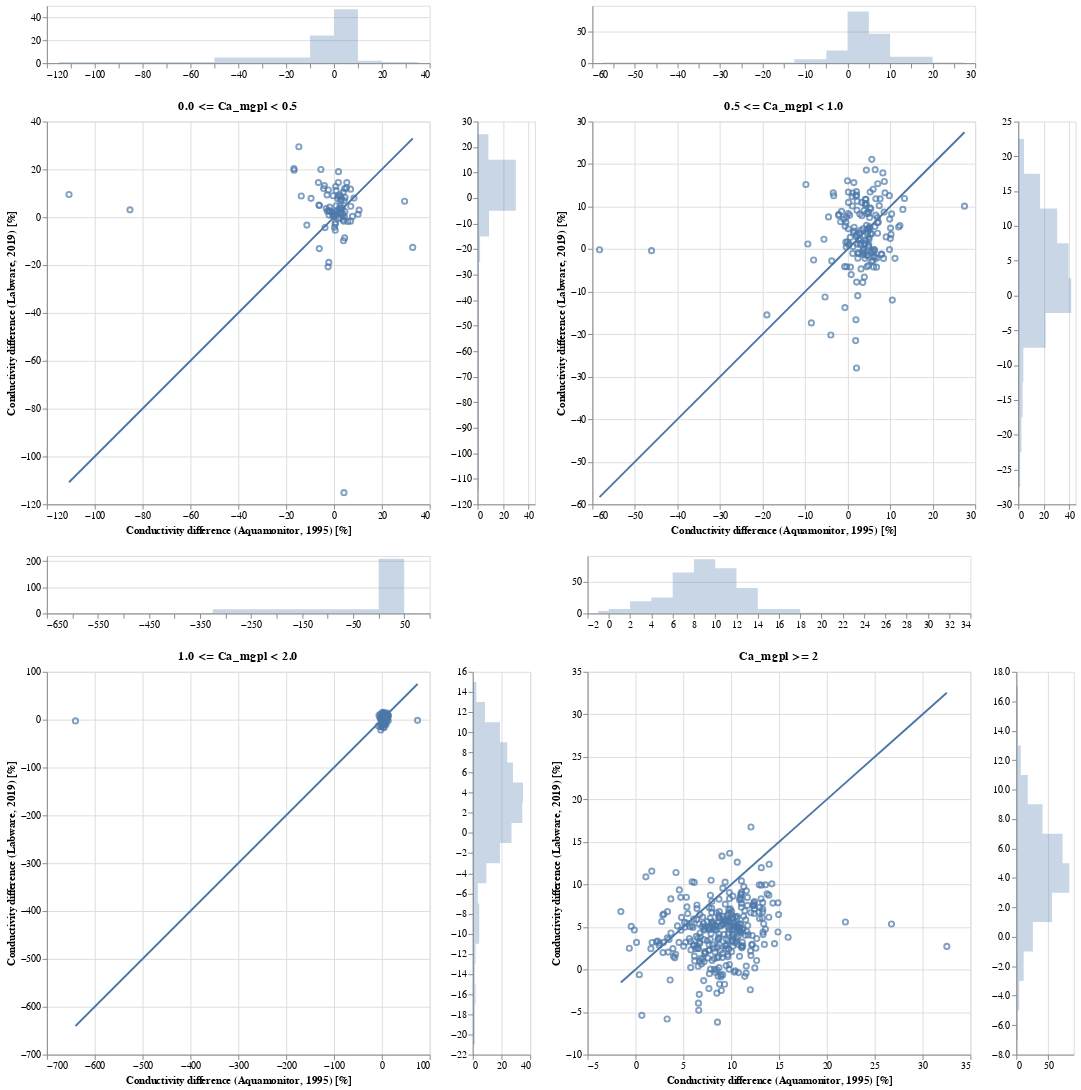

Here is the notebook cell this chart was saved with:
### Markdown cell above
### 3.2. Conductivity difference in percent

### Code cell
chart_dict = {}
for idx, ca_level in enumerate(ca_levels):
    data = res_dict[ca_level]

    base = alt.Chart(data, height=400, width=400)

    x_domain = alt.selection_interval(bind='scales', encodings=['x'])
    y_domain = alt.selection_interval(bind='scales', encodings=['y'])

    area_args = {'opacity': .3, 'interpolate': 'step'}

    points = base.mark_point().encode(
            x=alt.X('kond_diff_pct_am:Q', title='Conductivity difference (Aquamonitor, 1995) [%]'),
            y=alt.Y('kond_diff_pct_lw:Q', title='Conductivity difference (Labware, 2019) [%]'),
            tooltip=['station_id:N', 'station_name:N', 'sample_date:T', 'kond_diff_pct_lw:Q', 'kond_diff_pct_am:Q'],
        ).properties(
            title=ca_level
        ).add_selection(
            x_domain
        ).add_selection(
            y_domain
        )

    # 1:1 line
    line = base.mark_line().encode(
            x=alt.X('kond_diff_pct_am:Q', title=''),
            y=alt.Y('kond_diff_pct_am:Q', title=''),
        )

    top_hist = base.mark_area(**area_args).encode(
            alt.X('kond_diff_pct_am:Q',
                  bin=alt.Bin(maxbins=20),
                  stack=None,
                  title=''
                 ),
            alt.Y('count()', stack=None, title=''),
        ).properties(height=60).add_selection(
            x_domain
        )

    right_hist = base.mark_area(**area_args).encode(
            alt.Y('kond_diff_pct_lw:Q',
                  bin=alt.Bin(maxbins=20),
                  stack=None,
                  title='',
                 ),
            alt.X('count()', stack=None, title=''),
        ).properties(width=60).add_selection(
            y_domain
        )

    chart = top_hist & ((points + line) | right_hist)
    chart_dict[idx] = chart
    
chart = ((chart_dict[0] | chart_dict[1]) &
         (chart_dict[2] | chart_dict[3]))
chart.save('../pages/cond_difference_pct.html')
chart

### Figure 1 — Vega-Lite specification as saved in the notebook (floating-point values rounded to 4 significant figures; data arrays with more than 128 entries replaced by an {"elided": "..."} marker saying what was removed)
{"$schema": "https://vega.github.io/schema/vega-lite/v3.4.0.json", "config": {"mark": {"tooltip": null}, "view": {"height": 300, "width": 400}}, "datasets": {"data-4bc05fdcee3639cc4c42559030fb6b53": [{"ion_diff_pct_am": -33.49, "ion_diff_pct_lw": -2.533, "kond_diff_pct_am": 2.427, "kond_diff_pct_lw": 9.406, "kond_minus_H&SO4_am": 0.3535, "kond_minus_H&SO4_lw": 0.5063, "sample_date": "2019-09-25", "station_id": 26078, "station_name": "HOH 1374"}, {"ion_diff_pct_am": -16.52, "ion_diff_pct_lw": -13.55, "kond_diff_pct_am": 2.892, "kond_diff_pct_lw": 6.944, "kond_minus_H&SO4_am": 0.4776, "kond_minus_H&SO4_lw": 0.445, "sample_date": "2019-10-29", "station_id": 26090, "station_name": "Mjåvatn"}, {"ion_diff_pct_am": -5.291, "ion_diff_pct_lw": -3.47, "kond_diff_pct_am": 3.109, "kond_diff_pct_lw": 7.555, "kond_minus_H&SO4_am": 0.4884, "kond_minus_H&SO4_lw": 0.4417, "sample_date": "2019-10-01", "station_id": 26093, "station_name": "Hemletjørnane"}, {"ion_diff_pct_am": -9.022, "ion_diff_pct_lw": 8.015, "kond_diff_pct_am": 0.8889, "kond_diff_pct_lw": 11.2, "kond_minus_H&SO4_am": 0.3111, "kond_minus_H&SO4_lw": 0.3234, "sample_date": "2019-09-30", "station_id": 26094, "station_name": "HOH 1394"}, {"ion_diff_pct_am": -19.22, "ion_diff_pct_lw": 5.603, "kond_diff_pct_am": -6.079, "kond_diff_pct_lw": 4.907, "kond_minus_H&SO4_am": 0.2875, "kond_minus_H&SO4_lw": 0.3735, "sample_date": "2019-09-30", "station_id": 26098, "station_name": "HOH 1227"}, {"ion_diff_pct_am": 24.49, "ion_diff_pct_lw": 13.12, "kond_diff_pct_am": -13.68, "kond_diff_pct_lw": 8.866, "kond_minus_H&SO4_am": 0.3492, "kond_minus_H&SO4_lw": 0.3084, "sample_date": "2019-09-24", "station_id": 26112, "station_name": "1230 HOH"}, {"ion_diff_pct_am": -7.078, "ion_diff_pct_lw": 1.857, "kond_diff_pct_am": -6.287, "kond_diff_pct_lw": 5.084, "kond_minus_H&SO4_am": 0.6984, "kond_minus_H&SO4_lw": 0.5661, "sample_date": "2019-09-24", "station_id": 26114, "station_name": "HOH 1092"}, {"ion_diff_pct_am": -25.86, "ion_diff_pct_lw": 8.917, "kond_diff_pct_am": -9.588, "kond_diff_pct_lw": 7.897, "kond_minus_H&SO4_am": 0.2265, "kond_minus_H&SO4_lw": 0.5085, "sample_date": "2019-09-24", "station_id": 26115, "station_name": "Rundatjørni"}, {"ion_diff_pct_am": -2.104, "ion_diff_pct_lw": 3.749, "kond_diff_pct_am": 3.822, "kond_diff_pct_lw": 1.474, "kond_minus_H&SO4_am": 1.044, "kond_minus_H&SO4_lw": 1.072, "sample_date": "2019-10-17", "station_id": 26122, "station_name": "Blåfjellvatnet"}, {"ion_diff_pct_am": -11.42, "ion_diff_pct_lw": -10.69, "kond_diff_pct_am": -0.3844, "kond_diff_pct_lw": 8.986, "kond_minus_H&SO4_am": 0.2577, "kond_minus_H&SO4_lw": 0.509, "sample_date": "2019-10-02", "station_id": 26126, "station_name": "Steinbotsvatna"}, {"ion_diff_pct_am": -8.195, "ion_diff_pct_lw": 18.51, "kond_diff_pct_am": 2.548, "kond_diff_pct_lw": 2.09, "kond_minus_H&SO4_am": 0.5414, "kond_minus_H&SO4_lw": 0.5702, "sample_date": "2019-09-25", "station_id": 26131, "station_name": "HOH 1078"}, {"ion_diff_pct_am": -13.38, "ion_diff_pct_lw": -0.2632, "kond_diff_pct_am": -3.764, "kond_diff_pct_lw": -4.312, "kond_minus_H&SO4_am": 1.283, "kond_minus_H&SO4_lw": 2.014, "sample_date": "2019-10-09", "station_id": 26135, "station_name": "Hyttvatnet"}, {"ion_diff_pct_am": -31.46, "ion_diff_pct_lw": -24.21, "kond_diff_pct_am": -16.74, "kond_diff_pct_lw": 20.31, "kond_minus_H&SO4_am": 0.2941, "kond_minus_H&SO4_lw": 0.2638, "sample_date": "2019-09-20", "station_id": 26141, "station_name": "HOH 510"}, {"ion_diff_pct_am": -55.2, "ion_diff_pct_lw": -0.4539, "kond_diff_pct_am": -14.69, "kond_diff_pct_lw": 29.45, "kond_minus_H&SO4_am": 0.3359, "kond_minus_H&SO4_lw": 0.2411, "sample_date": "2019-09-20", "station_id": 26142, "station_name": "HOH 407"}, {"ion_diff_pct_am": -35.32, "ion_diff_pct_lw": -9.058, "kond_diff_pct_am": -4.35, "kond_diff_pct_lw": 12.01, "kond_minus_H&SO4_am": 0.4084, "kond_minus_H&SO4_lw": 0.4792, "sample_date": "2019-09-20", "station_id": 26143, "station_name": "HOH 414"}, {"ion_diff_pct_am": -31.83, "ion_diff_pct_lw": -22.24, "kond_diff_pct_am": -2.082, "kond_diff_pct_lw": 0.9032, "kond_minus_H&SO4_am": 0.699, "kond_minus_H&SO4_lw": 0.7906, "sample_date": "2019-09-20", "station_id": 26144, "station_name": "Guolehisjavri"}, {"ion_diff_pct_am": -9.495, "ion_diff_pct_lw": 17.25, "kond_diff_pct_am": 3.442, "kond_diff_pct_lw": 0.6641, "kond_minus_H&SO4_am": 0.947, "kond_minus_H&SO4_lw": 0.9522, "sample_date": "2019-09-22", "station_id": 26145, "station_name": "HOH 515"}, {"ion_diff_pct_am": -34.24, "ion_diff_pct_lw": -45.2, "kond_diff_pct_am": -16.68, "kond_diff_pct_lw": 19.65, "kond_minus_H&SO4_am": 0.1625, "kond_minus_H&SO4_lw": 0.1536, "sample_date": "2019-09-25", "station_id": 26244, "station_name": "HOH 1506"}, {"ion_diff_pct_am": -30.27, "ion_diff_pct_lw": -8.882, "kond_diff_pct_am": -4.001, "kond_diff_pct_lw": 13.21, "kond_minus_H&SO4_am": 0.2202, "kond_minus_H&SO4_lw": 0.2584, "sample_date": "2019-09-25", "station_id": 26275, "station_name": "HOH 1198"}, {"ion_diff_pct_am": -22.61, "ion_diff_pct_lw": -17.69, "kond_diff_pct_am": 3.548, "kond_diff_pct_lw": 3.96, "kond_minus_H&SO4_am": 0.4375, "kond_minus_H&SO4_lw": 0.445, "sample_date": "2019-10-01", "station_id": 26285, "station_name": "Nedre Årdalsvatnet"}, {"ion_diff_pct_am": -32.23, "ion_diff_pct_lw": 6.603, "kond_diff_pct_am": 1.881, "kond_diff_pct_lw": 19.04, "kond_minus_H&SO4_am": 0.3236, "kond_minus_H&SO4_lw": 0.2776, "sample_date": "2019-10-01", "station_id": 26311, "station_name": "HOH 1760"}, {"ion_diff_pct_am": -14.48, "ion_diff_pct_lw": -13.6, "kond_diff_pct_am": 2.612, "kond_diff_pct_lw": 8.547, "kond_minus_H&SO4_am": 0.4073, "kond_minus_H&SO4_lw": 0.4266, "sample_date": "2019-10-29", "station_id": 26389, "station_name": "Bjørntjørn"}, {"ion_diff_pct_am": -18.77, "ion_diff_pct_lw": -17.74, "kond_diff_pct_am": 3.883, "kond_diff_pct_lw": 10.5, "kond_minus_H&SO4_am": 0.3534, "kond_minus_H&SO4_lw": 0.3445, "sample_date": "2019-09-30", "station_id": 26409, "station_name": "Såtetjørn"}, {"ion_diff_pct_am": 0.903, "ion_diff_pct_lw": -6.709, "kond_diff_pct_am": 6.917, "kond_diff_pct_lw": -1.625, "kond_minus_H&SO4_am": 0.743, "kond_minus_H&SO4_lw": 0.6489, "sample_date": "2019-10-29", "station_id": 26449, "station_name": "Urdevotni"}, {"ion_diff_pct_am": -7.833, "ion_diff_pct_lw": 2.019, "kond_diff_pct_am": -2.755, "kond_diff_pct_lw": 2.55, "kond_minus_H&SO4_am": 0.2875, "kond_minus_H&SO4_lw": 0.6185, "sample_date": "2019-09-30", "station_id": 26460, "station_name": "HOH 1040"}, {"ion_diff_pct_am": -3.12, "ion_diff_pct_lw": 0.5775, "kond_diff_pct_am": 5.222, "kond_diff_pct_lw": 12.26, "kond_minus_H&SO4_am": 0.2997, "kond_minus_H&SO4_lw": 0.3151, "sample_date": "2019-09-30", "station_id": 26463, "station_name": "HOH 1238"}, {"ion_diff_pct_am": -8.913, "ion_diff_pct_lw": 4.374, "kond_diff_pct_am": 2.71, "kond_diff_pct_lw": -0.1578, "kond_minus_H&SO4_am": 3.119, "kond_minus_H&SO4_lw": 2.069, "sample_date": "2019-10-30", "station_id": 26527, "station_name": "Øygardstjørna"}, {"ion_diff_pct_am": -7.014, "ion_diff_pct_lw": 3.696, "kond_diff_pct_am": 4.267, "kond_diff_pct_lw": 6.935, "kond_minus_H&SO4_am": 0.5611, "kond_minus_H&SO4_lw": 0.8539, "sample_date": "2019-10-18", "station_id": 26552, "station_name": "Kleggadalsvatn"}, {"ion_diff_pct_am": 4.045, "ion_diff_pct_lw": 6.276, "kond_diff_pct_am": 0.4436, "kond_diff_pct_lw": 1.487, "kond_minus_H&SO4_am": 0.4026, "kond_minus_H&SO4_lw": 0.6327, "sample_date": "2019-09-24", "station_id": 26554, "station_name": "HOH 1061"}, {"ion_diff_pct_am": -0.8696, "ion_diff_pct_lw": 2.341, "kond_diff_pct_am": 3.094, "kond_diff_pct_lw": 1.869, "kond_minus_H&SO4_am": 1.613, "kond_minus_H&SO4_lw": 1.762, "sample_date": "2019-10-18", "station_id": 26559, "station_name": "Rundatjørna"}, {"ion_diff_pct_am": -14.6, "ion_diff_pct_lw": 0.6353, "kond_diff_pct_am": 0.6921, "kond_diff_pct_lw": 12.86, "kond_minus_H&SO4_am": 0.3528, "kond_minus_H&SO4_lw": 0.4708, "sample_date": "2019-09-24", "station_id": 26571, "station_name": "HOH 1250"}, {"ion_diff_pct_am": 0.2114, "ion_diff_pct_lw": 10.02, "kond_diff_pct_am": 1.576, "kond_diff_pct_lw": 7.767, "kond_minus_H&SO4_am": 0.6167, "kond_minus_H&SO4_lw": 0.5379, "sample_date": "2019-09-24", "station_id": 26572, "station_name": "Leirdålsvatna"}, {"ion_diff_pct_am": -0.5945, "ion_diff_pct_lw": -2.818, "kond_diff_pct_am": -2.899, "kond_diff_pct_lw": 9.334, "kond_minus_H&SO4_am": 0.864, "kond_minus_H&SO4_lw": 0.7973, "sample_date": "2019-10-14", "station_id": 26576, "station_name": "Løyndardalsvatnet"}, {"ion_diff_pct_am": 2.069, "ion_diff_pct_lw": -1.017, "kond_diff_pct_am": -1.82, "kond_diff_pct_lw": 2.538, "kond_minus_H&SO4_am": 1.164, "kond_minus_H&SO4_lw": 1.231, "sample_date": "2019-10-18", "station_id": 26602, "station_name": "Mannsvatnet"}, {"ion_diff_pct_am": -1.926, "ion_diff_pct_lw": -6.902, "kond_diff_pct_am": -6.505, "kond_diff_pct_lw": 14.5, "kond_minus_H&SO4_am": 0.2646, "kond_minus_H&SO4_lw": 0.2825, "sample_date": "2019-10-14", "station_id": 26606, "station_name": "HOH 1367"}, {"ion_diff_pct_am": -14.18, "ion_diff_pct_lw": -6.959, "kond_diff_pct_am": 2.256, "kond_diff_pct_lw": 3.405, "kond_minus_H&SO4_am": 0.2108, "kond_minus_H&SO4_lw": 0.5462, "sample_date": "2019-10-03", "station_id": 26608, "station_name": "Litlavatn"}, {"ion_diff_pct_am": -9.203, "ion_diff_pct_lw": 6.194, "kond_diff_pct_am": 6.9, "kond_diff_pct_lw": 11.73, "kond_minus_H&SO4_am": 0.5373, "kond_minus_H&SO4_lw": 0.4142, "sample_date": "2019-09-24", "station_id": 26611, "station_name": "Kaldevatn"}, {"ion_diff_pct_am": -34.36, "ion_diff_pct_lw": 2.526, "kond_diff_pct_am": 1.824, "kond_diff_pct_lw": 14.51, "kond_minus_H&SO4_am": 0.3225, "kond_minus_H&SO4_lw": 0.3445, "sample_date": "2019-09-26", "station_id": 26626, "station_name": "Kvannjolvatnet"}, {"ion_diff_pct_am": -22.63, "ion_diff_pct_lw": 8.794, "kond_diff_pct_am": 5.358, "kond_diff_pct_lw": 14.47, "kond_minus_H&SO4_am": 0.3047, "kond_minus_H&SO4_lw": 0.4908, "sample_date": "2019-09-24", "station_id": 26629, "station_name": "HOH 1241"}, {"ion_diff_pct_am": -8.777, "ion_diff_pct_lw": 10.61, "kond_diff_pct_am": 4.642, "kond_diff_pct_lw": 8.198, "kond_minus_H&SO4_am": 0.4994, "kond_minus_H&SO4_lw": 0.5716, "sample_date": "2019-10-17", "station_id": 26641, "station_name": "Nedre Sørdalsvatnet"}, {"ion_diff_pct_am": 7.2, "ion_diff_pct_lw": 0.6696, "kond_diff_pct_am": 4.585, "kond_diff_pct_lw": 2.327, "kond_minus_H&SO4_am": 0.7097, "kond_minus_H&SO4_lw": 0.7397, "sample_date": "2019-10-17", "station_id": 26647, "station_name": "HOH 800"}, {"ion_diff_pct_am": -18.33, "ion_diff_pct_lw": -3.155, "kond_diff_pct_am": 4.458, "kond_diff_pct_lw": -8.655, "kond_minus_H&SO4_am": 0.6169, "kond_minus_H&SO4_lw": 1.457, "sample_date": "2019-10-16", "station_id": 26658, "station_name": "Tirskardvatnet"}, {"ion_diff_pct_am": -22.29, "ion_diff_pct_lw": 2.227, "kond_diff_pct_am": 0.5525, "kond_diff_pct_lw": -2.921, "kond_minus_H&SO4_am": 0.7725, "kond_minus_H&SO4_lw": 1.289, "sample_date": "2019-10-17", "station_id": 26659, "station_name": "Dyttingane"}, {"ion_diff_pct_am": -9.384, "ion_diff_pct_lw": 0.4533, "kond_diff_pct_am": -0.2058, "kond_diff_pct_lw": 0.3599, "kond_minus_H&SO4_am": 0.8668, "kond_minus_H&SO4_lw": 1.012, "sample_date": "2019-10-17", "station_id": 26660, "station_name": "HOH 729"}, {"ion_diff_pct_am": -27.29, "ion_diff_pct_lw": 1.5, "kond_diff_pct_am": 4.445, "kond_diff_pct_lw": 11.93, "kond_minus_H&SO4_am": 0.2792, "kond_minus_H&SO4_lw": 0.4136, "sample_date": "2019-09-26", "station_id": 26661, "station_name": "HOH 1171"}, {"ion_diff_pct_am": -41.62, "ion_diff_pct_lw": -5.779, "kond_diff_pct_am": -5.479, "kond_diff_pct_lw": 19.95, "kond_minus_H&SO4_am": 0.168, "kond_minus_H&SO4_lw": 0.2634, "sample_date": "2019-09-26", "station_id": 26683, "station_name": "HOH 1475"}, {"ion_diff_pct_am": -20.55, "ion_diff_pct_lw": -42.47, "kond_diff_pct_am": 29.52, "kond_diff_pct_lw": 6.689, "kond_minus_H&SO4_am": 0.4259, "kond_minus_H&SO4_lw": 0.7154, "sample_date": "2019-10-02", "station_id": 26692, "station_name": "Jakobsvatnet"}, {"ion_diff_pct_am": -6.702, "ion_diff_pct_lw": -8.975, "kond_diff_pct_am": 32.9, "kond_diff_pct_lw": -12.61, "kond_minus_H&SO4_am": 0.5341, "kond_minus_H&SO4_lw": 1.247, "sample_date": "2019-10-16", "station_id": 26693, "station_name": "HOH 520"}, {"ion_diff_pct_am": -29.66, "ion_diff_pct_lw": -9.522, "kond_diff_pct_am": -85.27, "kond_diff_pct_lw": 3.092, "kond_minus_H&SO4_am": 1.218, "kond_minus_H&SO4_lw": 0.6289, "sample_date": "2019-10-16", "station_id": 26694, "station_name": "Gjesdalsvatnet"}, {"ion_diff_pct_am": 26.44, "ion_diff_pct_lw": -0.7057, "kond_diff_pct_am": -110.8, "kond_diff_pct_lw": 9.491, "kond_minus_H&SO4_am": 0.608, "kond_minus_H&SO4_lw": 0.34, "sample_date": "2019-09-26", "station_id": 26695, "station_name": "HOH 1308"}, {"ion_diff_pct_am": -16.86, "ion_diff_pct_lw": 3.348, "kond_diff_pct_am": 0.2688, "kond_diff_pct_lw": 0.4793, "kond_minus_H&SO4_am": 0.4373, "kond_minus_H&SO4_lw": 0.7066, "sample_date": "2019-10-02", "station_id": 26699, "station_name": "Nordvatnet"}, {"ion_diff_pct_am": -12.12, "ion_diff_pct_lw": -3.282, "kond_diff_pct_am": 2.687, "kond_diff_pct_lw": 3.466, "kond_minus_H&SO4_am": 0.4603, "kond_minus_H&SO4_lw": 0.5367, "sample_date": "2019-10-02", "station_id": 26700, "station_name": "Nes-Isvatnet"}, {"ion_diff_pct_am": -2.641, "ion_diff_pct_lw": -5.764, "kond_diff_pct_am": 1.044, "kond_diff_pct_lw": 2.703, "kond_minus_H&SO4_am": 0.6108, "kond_minus_H&SO4_lw": 0.5353, "sample_date": "2019-10-02", "station_id": 26701, "station_name": "Gjerlands-Isvatnet"}, {"ion_diff_pct_am": -2.862, "ion_diff_pct_lw": 1.571, "kond_diff_pct_am": 4.437, "kond_diff_pct_lw": -0.008773, "kond_minus_H&SO4_am": 1.066, "kond_minus_H&SO4_lw": 1.047, "sample_date": "2019-10-16", "station_id": 26703, "station_name": "Trodalsvatnet"}, {"ion_diff_pct_am": -22.28, "ion_diff_pct_lw": -0.7588, "kond_diff_pct_am": 10.06, "kond_diff_pct_lw": 1.255, "kond_minus_H&SO4_am": 0.4302, "kond_minus_H&SO4_lw": 0.5943, "sample_date": "2019-10-02", "station_id": 26709, "station_name": "Vardevatnet"}, {"ion_diff_pct_am": -3.817, "ion_diff_pct_lw": 2.73, "kond_diff_pct_am": -2.202, "kond_diff_pct_lw": 2.814, "kond_minus_H&SO4_am": 1.93, "kond_minus_H&SO4_lw": 1.866, "sample_date": "2019-10-16", "station_id": 26716, "station_name": "Myrkevatnet"}, {"ion_diff_pct_am": -17.55, "ion_diff_pct_lw": -5.049, "kond_diff_pct_am": -2.354, "kond_diff_pct_lw": 11.4, "kond_minus_H&SO4_am": 0.2933, "kond_minus_H&SO4_lw": 0.4938, "sample_date": "2019-09-25", "station_id": 26762, "station_name": "HOH 1057"}, {"ion_diff_pct_am": -34.34, "ion_diff_pct_lw": -18.72, "kond_diff_pct_am": -1.825, "kond_diff_pct_lw": 4.214, "kond_minus_H&SO4_am": 0.5934, "kond_minus_H&SO4_lw": 0.4774, "sample_date": "2019-10-15", "station_id": 26769, "station_name": "HOH 808"}, {"ion_diff_pct_am": -33.85, "ion_diff_pct_lw": -25.8, "kond_diff_pct_am": -0.9133, "kond_diff_pct_lw": 2.193, "kond_minus_H&SO4_am": 0.4723, "kond_minus_H&SO4_lw": 0.5679, "sample_date": "2019-10-15", "station_id": 26775, "station_name": "Styggsjøane"}, {"ion_diff_pct_am": -6.209, "ion_diff_pct_lw": -9.305, "kond_diff_pct_am": 0.5342, "kond_diff_pct_lw": -5.441, "kond_minus_H&SO4_am": 2.071, "kond_minus_H&SO4_lw": 2.459, "sample_date": "2019-09-26", "station_id": 26787, "station_name": "Gravvatnet"}, {"ion_diff_pct_am": -13.49, "ion_diff_pct_lw": -8.431, "kond_diff_pct_am": -2.475, "kond_diff_pct_lw": -20.73, "kond_minus_H&SO4_am": 0.8647, "kond_minus_H&SO4_lw": 1.47, "sample_date": "2019-10-08", "station_id": 26824, "station_name": "Liatjørnin"}, {"ion_diff_pct_am": -9.081, "ion_diff_pct_lw": -6.087, "kond_diff_pct_am": 0.2277, "kond_diff_pct_lw": -4.189, "kond_minus_H&SO4_am": 1.641, "kond_minus_H&SO4_lw": 1.657, "sample_date": "2019-09-26", "station_id": 26831, "station_name": "Sætertjørna"}, {"ion_diff_pct_am": -2.643, "ion_diff_pct_lw": -19.93, "kond_diff_pct_am": 3.972, "kond_diff_pct_lw": -9.832, "kond_minus_H&SO4_am": 1.875, "kond_minus_H&SO4_lw": 2.966, "sample_date": "2019-09-26", "station_id": 26833, "station_name": "Småholmvatnet"}, {"ion_diff_pct_am": -4.882, "ion_diff_pct_lw": 1.079, "kond_diff_pct_am": -0.1358, "kond_diff_pct_lw": 2.159, "kond_minus_H&SO4_am": 1.721, "kond_minus_H&SO4_lw": 1.55, "sample_date": "2019-09-26", "station_id": 26842, "station_name": "Helknavatnet"}, {"ion_diff_pct_am": -13.27, "ion_diff_pct_lw": 5.322, "kond_diff_pct_am": 2.462, "kond_diff_pct_lw": 4.606, "kond_minus_H&SO4_am": 0.9222, "kond_minus_H&SO4_lw": 1.077, "sample_date": "2019-09-26", "station_id": 26846, "station_name": "HOH 444"}, {"ion_diff_pct_am": 13.96, "ion_diff_pct_lw": 1.437, "kond_diff_pct_am": 8.348, "kond_diff_pct_lw": 8.015, "kond_minus_H&SO4_am": 0.6704, "kond_minus_H&SO4_lw": 0.5112, "sample_date": "2019-09-26", "station_id": 26859, "station_name": "HOH 662"}, {"ion_diff_pct_am": -12.85, "ion_diff_pct_lw": -1.409, "kond_diff_pct_am": -0.5855, "kond_diff_pct_lw": 1.075, "kond_minus_H&SO4_am": 1.584, "kond_minus_H&SO4_lw": 1.874, "sample_date": "2019-09-25", "station_id": 26873, "station_name": "HOH 281"}, {"ion_diff_pct_am": -41.94, "ion_diff_pct_lw": -19.17, "kond_diff_pct_am": -11.34, "kond_diff_pct_lw": -3.283, "kond_minus_H&SO4_am": 0.7289, "kond_minus_H&SO4_lw": 0.7819, "sample_date": "2019-09-20", "station_id": 26922, "station_name": "HOH 370"}, {"ion_diff_pct_am": -5.331, "ion_diff_pct_lw": 18.42, "kond_diff_pct_am": 3.935, "kond_diff_pct_lw": -1.084, "kond_minus_H&SO4_am": 1.597, "kond_minus_H&SO4_lw": 1.251, "sample_date": "2019-09-22", "station_id": 26956, "station_name": "HOH 370"}, {"ion_diff_pct_am": -1.952, "ion_diff_pct_lw": 8.4, "kond_diff_pct_am": 5.791, "kond_diff_pct_lw": -1.776, "kond_minus_H&SO4_am": 2.431, "kond_minus_H&SO4_lw": 2.265, "sample_date": "2019-09-22", "station_id": 26957, "station_name": "HOH 340"}, {"ion_diff_pct_am": -13.39, "ion_diff_pct_lw": -11.35, "kond_diff_pct_am": -6.147, "kond_diff_pct_lw": -13.1, "kond_minus_H&SO4_am": 0.7298, "kond_minus_H&SO4_lw": 0.717, "sample_date": "2019-09-20", "station_id": 26972, "station_name": "Hannoailaddut Nord"}, {"ion_diff_pct_am": -1.529, "ion_diff_pct_lw": 2.879, "kond_diff_pct_am": 7.719, "kond_diff_pct_lw": 0.3451, "kond_minus_H&SO4_am": 3.047, "kond_minus_H&SO4_lw": 1.44, "sample_date": "2019-09-22", "station_id": 26983, "station_name": "HOH 417"}, {"ion_diff_pct_am": -4.492, "ion_diff_pct_lw": -14.51, "kond_diff_pct_am": -2.17, "kond_diff_pct_lw": -18.89, "kond_minus_H&SO4_am": 2.084, "kond_minus_H&SO4_lw": 1.605, "sample_date": "2019-10-29", "station_id": 27016, "station_name": "Færetjørn"}, {"ion_diff_pct_am": -7.717, "ion_diff_pct_lw": 4.024, "kond_diff_pct_am": 1.78, "kond_diff_pct_lw": 8.769, "kond_minus_H&SO4_am": 0.754, "kond_minus_H&SO4_lw": 0.5854, "sample_date": "2019-09-24", "station_id": 27023, "station_name": "Rennebergstjørni"}, {"ion_diff_pct_am": -3.829, "ion_diff_pct_lw": -13.82, "kond_diff_pct_am": 4.077, "kond_diff_pct_lw": -1.646, "kond_minus_H&SO4_am": 0.5676, "kond_minus_H&SO4_lw": 0.4592, "sample_date": "2019-10-29", "station_id": 27043, "station_name": "Ljomsvatnet"}, {"ion_diff_pct_am": -7.164, "ion_diff_pct_lw": -56.38, "kond_diff_pct_am": 4.171, "kond_diff_pct_lw": -115.1, "kond_minus_H&SO4_am": 3.707, "kond_minus_H&SO4_lw": 4.047, "sample_date": "2019-10-30", "station_id": 27048, "station_name": "Røyslandsvatnet"}, {"ion_diff_pct_am": -14.83, "ion_diff_pct_lw": 1.067, "kond_diff_pct_am": 10.48, "kond_diff_pct_lw": 2.985, "kond_minus_H&SO4_am": 0.9987, "kond_minus_H&SO4_lw": 0.7017, "sample_date": "2019-10-18", "station_id": 27050, "station_name": "HOH 967"}, {"ion_diff_pct_am": -25.54, "ion_diff_pct_lw": 9.868, "kond_diff_pct_am": -3.232, "kond_diff_pct_lw": 3.617, "kond_minus_H&SO4_am": 0.3, "kond_minus_H&SO4_lw": 0.9551, "sample_date": "2019-10-17", "station_id": 27055, "station_name": "Tjørnadalsvatnet"}, {"ion_diff_pct_am": -12.97, "ion_diff_pct_lw": 5.25, "kond_diff_pct_am": 0.9199, "kond_diff_pct_lw": 4.795, "kond_minus_H&SO4_am": 0.6206, "kond_minus_H&SO4_lw": 0.7419, "sample_date": "2019-10-17", "station_id": 27056, "station_name": "Harekupvatnet"}, {"ion_diff_pct_am": -20.92, "ion_diff_pct_lw": -5.83, "kond_diff_pct_am": 1.963, "kond_diff_pct_lw": -0.581, "kond_minus_H&SO4_am": 0.3986, "kond_minus_H&SO4_lw": 1.237, "sample_date": "2019-10-17", "station_id": 27057, "station_name": "HOH 761"}, {"ion_diff_pct_am": -20.05, "ion_diff_pct_lw": -12.83, "kond_diff_pct_am": 0.5562, "kond_diff_pct_lw": -2.256, "kond_minus_H&SO4_am": 0.7135, "kond_minus_H&SO4_lw": 0.9575, "sample_date": "2019-11-25", "station_id": 27061, "station_name": "HOH 619"}, {"ion_diff_pct_am": -22.55, "ion_diff_pct_lw": -8.817, "kond_diff_pct_am": 6.996, "kond_diff_pct_lw": 4.591, "kond_minus_H&SO4_am": 0.3999, "kond_minus_H&SO4_lw": 0.5162, "sample_date": "2019-10-15", "station_id": 27076, "station_name": "Midtre Muggsjøen"}], "data-6a379072ac93c7b8c16c67fdb798865d": {"elided": "325 records"}, "data-75912cc6ea8e023a4ab3add7ab9befd5": {"elided": "228 records"}, "data-fa025138bf90be1280cd6e0f6e348a7d": {"elided": "167 records"}}, "vconcat": [{"hconcat": [{"data": {"name": "data-4bc05fdcee3639cc4c42559030fb6b53"}, "vconcat": [{"encoding": {"x": {"bin": {"maxbins": 20}, "field": "kond_diff_pct_am", "stack": null, "title": "", "type": "quantitative"}, "y": {"aggregate": "count", "stack": null, "title": "", "type": "quantitative"}}, "height": 60, "mark": {"interpolate": "step", "opacity": 0.3, "type": "area"}, "selection": {"selector009": {"bind": "scales", "encodings": ["x"], "type": "interval"}}, "width": 400}, {"hconcat": [{"layer": [{"encoding": {"tooltip": [{"field": "station_id", "type": "nominal"}, {"field": "station_name", "type": "nominal"}, {"field": "sample_date", "type": "temporal"}, {"field": "kond_diff_pct_lw", "type": "quantitative"}, {"field": "kond_diff_pct_am", "type": "quantitative"}], "x": {"field": "kond_diff_pct_am", "title": "Conductivity difference (Aquamonitor, 1995) [%]", "type": "quantitative"}, "y": {"field": "kond_diff_pct_lw", "title": "Conductivity difference (Labware, 2019) [%]", "type": "quantitative"}}, "height": 400, "mark": "point", "selection": {"selector009": {"bind": "scales", "encodings": ["x"], "type": "interval"}, "selector010": {"bind": "scales", "encodings": ["y"], "type": "interval"}}, "title": "0.0 <= Ca_mgpl < 0.5", "width": 400}, {"encoding": {"x": {"field": "kond_diff_pct_am", "title": "", "type": "quantitative"}, "y": {"field": "kond_diff_pct_am", "title": "", "type": "quantitative"}}, "height": 400, "mark": "line", "width": 400}]}, {"encoding": {"x": {"aggregate": "count", "stack": null, "title": "", "type": "quantitative"}, "y": {"bin": {"maxbins": 20}, "field": "kond_diff_pct_lw", "stack": null, "title": "", "type": "quantitative"}}, "height": 400, "mark": {"interpolate": "step", "opacity": 0.3, "type": "area"}, "selection": {"selector010": {"bind": "scales", "encodings": ["y"], "type": "interval"}}, "width": 60}]}]}, {"data": {"name": "data-fa025138bf90be1280cd6e0f6e348a7d"}, "vconcat": [{"encoding": {"x": {"bin": {"maxbins": 20}, "field": "kond_diff_pct_am", "stack": null, "title": "", "type": "quantitative"}, "y": {"aggregate": "count", "stack": null, "title": "", "type": "quantitative"}}, "height": 60, "mark": {"interpolate": "step", "opacity": 0.3, "type": "area"}, "selection": {"selector011": {"bind": "scales", "encodings": ["x"], "type": "interval"}}, "width": 400}, {"hconcat": [{"layer": [{"encoding": {"tooltip": [{"field": "station_id", "type": "nominal"}, {"field": "station_name", "type": "nominal"}, {"field": "sample_date", "type": "temporal"}, {"field": "kond_diff_pct_lw", "type": "quantitative"}, {"field": "kond_diff_pct_am", "type": "quantitative"}], "x": {"field": "kond_diff_pct_am", "title": "Conductivity difference (Aquamonitor, 1995) [%]", "type": "quantitative"}, "y": {"field": "kond_diff_pct_lw", "title": "Conductivity difference (Labware, 2019) [%]", "type": "quantitative"}}, "height": 400, "mark": "point", "selection": {"selector011": {"bind": "scales", "encodings": ["x"], "type": "interval"}, "selector012": {"bind": "scales", "encodings": ["y"], "type": "interval"}}, "title": "0.5 <= Ca_mgpl < 1.0", "width": 400}, {"encoding": {"x": {"field": "kond_diff_pct_am", "title": "", "type": "quantitative"}, "y": {"field": "kond_diff_pct_am", "title": "", "type": "quantitative"}}, "height": 400, "mark": "line", "width": 400}]}, {"encoding": {"x": {"aggregate": "count", "stack": null, "title": "", "type": "quantitative"}, "y": {"bin": {"maxbins": 20}, "field": "kond_diff_pct_lw", "stack": null, "title": "", "type": "quantitative"}}, "height": 400, "mark": {"interpolate": "step", "opacity": 0.3, "type": "area"}, "selection": {"selector012": {"bind": "scales", "encodings": ["y"], "type": "interval"}}, "width": 60}]}]}]}, {"hconcat": [{"data": {"name": "data-75912cc6ea8e023a4ab3add7ab9befd5"}, "vconcat": [{"encoding": {"x": {"bin": {"maxbins": 20}, "field": "kond_diff_pct_am", "stack": null, "title": "", "type": "quantitative"}, "y": {"aggregate": "count", "stack": null, "title": "", "type": "quantitative"}}, "height": 60, "mark": {"interpolate": "step", "opacity": 0.3, "type": "area"}, "selection": {"selector013": {"bind": "scales", "encodings": ["x"], "type": "interval"}}, "width": 400}, {"hconcat": [{"layer": [{"encoding": {"tooltip": [{"field": "station_id", "type": "nominal"}, {"field": "station_name", "type": "nominal"}, {"field": "sample_date", "type": "temporal"}, {"field": "kond_diff_pct_lw", "type": "quantitative"}, {"field": "kond_diff_pct_am", "type": "quantitative"}], "x": {"field": "kond_diff_pct_am", "title": "Conductivity difference (Aquamonitor, 1995) [%]", "type": "quantitative"}, "y": {"field": "kond_diff_pct_lw", "title": "Conductivity difference (Labware, 2019) [%]", "type": "quantitative"}}, "height": 400, "mark": "point", "selection": {"selector013": {"bind": "scales", "encodings": ["x"], "type": "interval"}, "selector014": {"bind": "scales", "encodings": ["y"], "type": "interval"}}, "title": "1.0 <= Ca_mgpl < 2.0", "width": 400}, {"encoding": {"x": {"field": "kond_diff_pct_am", "title": "", "type": "quantitative"}, "y": {"field": "kond_diff_pct_am", "title": "", "type": "quantitative"}}, "height": 400, "mark": "line", "width": 400}]}, {"encoding": {"x": {"aggregate": "count", "stack": null, "title": "", "type": "quantitative"}, "y": {"bin": {"maxbins": 20}, "field": "kond_diff_pct_lw", "stack": null, "title": "", "type": "quantitative"}}, "height": 400, "mark": {"interpolate": "step", "opacity": 0.3, "type": "area"}, "selection": {"selector014": {"bind": "scales", "encodings": ["y"], "type": "interval"}}, "width": 60}]}]}, {"data": {"name": "data-6a379072ac93c7b8c16c67fdb798865d"}, "vconcat": [{"encoding": {"x": {"bin": {"maxbins": 20}, "field": "kond_diff_pct_am", "stack": null, "title": "", "type": "quantitative"}, "y": {"aggregate": "count", "stack": null, "title": "", "type": "quantitative"}}, "height": 60, "mark": {"interpolate": "step", "opacity": 0.3, "type": "area"}, "selection": {"selector015": {"bind": "scales", "encodings": ["x"], "type": "interval"}}, "width": 400}, {"hconcat": [{"layer": [{"encoding": {"tooltip": [{"field": "station_id", "type": "nominal"}, {"field": "station_name", "type": "nominal"}, {"field": "sample_date", "type": "temporal"}, {"field": "kond_diff_pct_lw", "type": "quantitative"}, {"field": "kond_diff_pct_am", "type": "quantitative"}], "x": {"field": "kond_diff_pct_am", "title": "Conductivity difference (Aquamonitor, 1995) [%]", "type": "quantitative"}, "y": {"field": "kond_diff_pct_lw", "title": "Conductivity difference (Labware, 2019) [%]", "type": "quantitative"}}, "height": 400, "mark": "point", "selection": {"selector015": {"bind": "scales", "encodings": ["x"], "type": "interval"}, "selector016": {"bind": "scales", "encodings": ["y"], "type": "interval"}}, "title": "Ca_mgpl >= 2", "width": 400}, {"encoding": {"x": {"field": "kond_diff_pct_am", "title": "", "type": "quantitative"}, "y": {"field": "kond_diff_pct_am", "title": "", "type": "quantitative"}}, "height": 400, "mark": "line", "width": 400}]}, {"encoding": {"x": {"aggregate": "count", "stack": null, "title": "", "type": "quantitative"}, "y": {"bin": {"maxbins": 20}, "field": "kond_diff_pct_lw", "stack": null, "title": "", "type": "quantitative"}}, "height": 400, "mark": {"interpolate": "step", "opacity": 0.3, "type": "area"}, "selection": {"selector016": {"bind": "scales", "encodings": ["y"], "type": "interval"}}, "width": 60}]}]}]}]}
